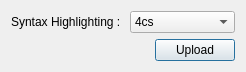
<?xml version="1.0" encoding="UTF-8"?>
<ui version="4.0">
 <class>Dialog</class>
 <widget class="QDialog" name="mainWindow">
  <property name="geometry">
   <rect>
    <x>0</x>
    <y>0</y>
    <width>226</width>
    <height>71</height>
   </rect>
  </property>
  <property name="windowTitle">
   <string>Plug-in Pastebin : syntax highlighting</string>
  </property>
  <layout class="QVBoxLayout" name="verticalLayout">
   <item>
    <layout class="QHBoxLayout" name="horizontalLayout">
     <item>
      <widget class="QLabel" name="label">
       <property name="text">
        <string>Syntax Highlighting : </string>
       </property>
      </widget>
     </item>
     <item>
      <widget class="QComboBox" name="syntax">
       <item>
        <property name="text">
         <string>4cs</string>
        </property>
       </item>
       <item>
        <property name="text">
         <string>6502acme</string>
        </property>
       </item>
       <item>
        <property name="text">
         <string>6502kickass</string>
        </property>
       </item>
       <item>
        <property name="text">
         <string>6502tasm</string>
        </property>
       </item>
       <item>
        <property name="text">
         <string>abap</string>
        </property>
       </item>
       <item>
        <property name="text">
         <string>actionscript</string>
        </property>
       </item>
       <item>
        <property name="text">
         <string>actionscript3</string>
        </property>
       </item>
       <item>
        <property name="text">
         <string>ada</string>
        </property>
       </item>
       <item>
        <property name="text">
         <string>algol68</string>
        </property>
       </item>
       <item>
        <property name="text">
         <string>apache</string>
        </property>
       </item>
       <item>
        <property name="text">
         <string>applescript</string>
        </property>
       </item>
       <item>
        <property name="text">
         <string>apt_sources</string>
        </property>
       </item>
       <item>
        <property name="text">
         <string>arm</string>
        </property>
       </item>
       <item>
        <property name="text">
         <string>asm</string>
        </property>
       </item>
       <item>
        <property name="text">
         <string>asp</string>
        </property>
       </item>
       <item>
        <property name="text">
         <string>asymptote</string>
        </property>
       </item>
       <item>
        <property name="text">
         <string>autoconf</string>
        </property>
       </item>
       <item>
        <property name="text">
         <string>autohotkey</string>
        </property>
       </item>
       <item>
        <property name="text">
         <string>autoit</string>
        </property>
       </item>
       <item>
        <property name="text">
         <string>avisynth</string>
        </property>
       </item>
       <item>
        <property name="text">
         <string>awk</string>
        </property>
       </item>
       <item>
        <property name="text">
         <string>bascomavr</string>
        </property>
       </item>
       <item>
        <property name="text">
         <string>bash</string>
        </property>
       </item>
       <item>
        <property name="text">
         <string>basic4gl</string>
        </property>
       </item>
       <item>
        <property name="text">
         <string>bibtex</string>
        </property>
       </item>
       <item>
        <property name="text">
         <string>blitzbasic</string>
        </property>
       </item>
       <item>
        <property name="text">
         <string>bnf</string>
        </property>
       </item>
       <item>
        <property name="text">
         <string>boo</string>
        </property>
       </item>
       <item>
        <property name="text">
         <string>bf</string>
        </property>
       </item>
       <item>
        <property name="text">
         <string>c</string>
        </property>
       </item>
       <item>
        <property name="text">
         <string>c_mac</string>
        </property>
       </item>
       <item>
        <property name="text">
         <string>cil</string>
        </property>
       </item>
       <item>
        <property name="text">
         <string>csharp</string>
        </property>
       </item>
       <item>
        <property name="text">
         <string>cpp</string>
        </property>
       </item>
       <item>
        <property name="text">
         <string>cpp-qt</string>
        </property>
       </item>
       <item>
        <property name="text">
         <string>c_loadrunner</string>
        </property>
       </item>
       <item>
        <property name="text">
         <string>caddcl</string>
        </property>
       </item>
       <item>
        <property name="text">
         <string>cadlisp</string>
        </property>
       </item>
       <item>
        <property name="text">
         <string>cfdg</string>
        </property>
       </item>
       <item>
        <property name="text">
         <string>chaiscript</string>
        </property>
       </item>
       <item>
        <property name="text">
         <string>clojure</string>
        </property>
       </item>
       <item>
        <property name="text">
         <string>klonec</string>
        </property>
       </item>
       <item>
        <property name="text">
         <string>klonecpp</string>
        </property>
       </item>
       <item>
        <property name="text">
         <string>cmake</string>
        </property>
       </item>
       <item>
        <property name="text">
         <string>cobol</string>
        </property>
       </item>
       <item>
        <property name="text">
         <string>coffeescript</string>
        </property>
       </item>
       <item>
        <property name="text">
         <string>cfm</string>
        </property>
       </item>
       <item>
        <property name="text">
         <string>css</string>
        </property>
       </item>
       <item>
        <property name="text">
         <string>cuesheet</string>
        </property>
       </item>
       <item>
        <property name="text">
         <string>d</string>
        </property>
       </item>
       <item>
        <property name="text">
         <string>dcl</string>
        </property>
       </item>
       <item>
        <property name="text">
         <string>dcpu16</string>
        </property>
       </item>
       <item>
        <property name="text">
         <string>dcs</string>
        </property>
       </item>
       <item>
        <property name="text">
         <string>delphi</string>
        </property>
       </item>
       <item>
        <property name="text">
         <string>oxygene</string>
        </property>
       </item>
       <item>
        <property name="text">
         <string>diff</string>
        </property>
       </item>
       <item>
        <property name="text">
         <string>div</string>
        </property>
       </item>
       <item>
        <property name="text">
         <string>dos</string>
        </property>
       </item>
       <item>
        <property name="text">
         <string>dot</string>
        </property>
       </item>
       <item>
        <property name="text">
         <string>e</string>
        </property>
       </item>
       <item>
        <property name="text">
         <string>ecmascript</string>
        </property>
       </item>
       <item>
        <property name="text">
         <string>eiffel</string>
        </property>
       </item>
       <item>
        <property name="text">
         <string>email</string>
        </property>
       </item>
       <item>
        <property name="text">
         <string>epc</string>
        </property>
       </item>
       <item>
        <property name="text">
         <string>erlang</string>
        </property>
       </item>
       <item>
        <property name="text">
         <string>fsharp</string>
        </property>
       </item>
       <item>
        <property name="text">
         <string>falcon</string>
        </property>
       </item>
       <item>
        <property name="text">
         <string>fo</string>
        </property>
       </item>
       <item>
        <property name="text">
         <string>f1</string>
        </property>
       </item>
       <item>
        <property name="text">
         <string>fortran</string>
        </property>
       </item>
       <item>
        <property name="text">
         <string>freebasic</string>
        </property>
       </item>
       <item>
        <property name="text">
         <string>freeswitch</string>
        </property>
       </item>
       <item>
        <property name="text">
         <string>gambas</string>
        </property>
       </item>
       <item>
        <property name="text">
         <string>gml</string>
        </property>
       </item>
       <item>
        <property name="text">
         <string>gdb</string>
        </property>
       </item>
       <item>
        <property name="text">
         <string>genero</string>
        </property>
       </item>
       <item>
        <property name="text">
         <string>genie</string>
        </property>
       </item>
       <item>
        <property name="text">
         <string>gettext</string>
        </property>
       </item>
       <item>
        <property name="text">
         <string>go</string>
        </property>
       </item>
       <item>
        <property name="text">
         <string>groovy</string>
        </property>
       </item>
       <item>
        <property name="text">
         <string>gwbasic</string>
        </property>
       </item>
       <item>
        <property name="text">
         <string>haskell</string>
        </property>
       </item>
       <item>
        <property name="text">
         <string>haxe</string>
        </property>
       </item>
       <item>
        <property name="text">
         <string>hicest</string>
        </property>
       </item>
       <item>
        <property name="text">
         <string>hq9plus</string>
        </property>
       </item>
       <item>
        <property name="text">
         <string>html4strict</string>
        </property>
       </item>
       <item>
        <property name="text">
         <string>html5</string>
        </property>
       </item>
       <item>
        <property name="text">
         <string>icon</string>
        </property>
       </item>
       <item>
        <property name="text">
         <string>idl</string>
        </property>
       </item>
       <item>
        <property name="text">
         <string>ini</string>
        </property>
       </item>
       <item>
        <property name="text">
         <string>inno</string>
        </property>
       </item>
       <item>
        <property name="text">
         <string>intercal</string>
        </property>
       </item>
       <item>
        <property name="text">
         <string>io</string>
        </property>
       </item>
       <item>
        <property name="text">
         <string>j</string>
        </property>
       </item>
       <item>
        <property name="text">
         <string>java</string>
        </property>
       </item>
       <item>
        <property name="text">
         <string>java5</string>
        </property>
       </item>
       <item>
        <property name="text">
         <string>javascript</string>
        </property>
       </item>
       <item>
        <property name="text">
         <string>jquery</string>
        </property>
       </item>
       <item>
        <property name="text">
         <string>kixtart</string>
        </property>
       </item>
       <item>
        <property name="text">
         <string>latex</string>
        </property>
       </item>
       <item>
        <property name="text">
         <string>ldif</string>
        </property>
       </item>
       <item>
        <property name="text">
         <string>lb</string>
        </property>
       </item>
       <item>
        <property name="text">
         <string>lsl2</string>
        </property>
       </item>
       <item>
        <property name="text">
         <string>lisp</string>
        </property>
       </item>
       <item>
        <property name="text">
         <string>llvm</string>
        </property>
       </item>
       <item>
        <property name="text">
         <string>locobasic</string>
        </property>
       </item>
       <item>
        <property name="text">
         <string>logtalk</string>
        </property>
       </item>
       <item>
        <property name="text">
         <string>lolcode</string>
        </property>
       </item>
       <item>
        <property name="text">
         <string>lotusformulas</string>
        </property>
       </item>
       <item>
        <property name="text">
         <string>lotusscript</string>
        </property>
       </item>
       <item>
        <property name="text">
         <string>lscript</string>
        </property>
       </item>
       <item>
        <property name="text">
         <string>lua</string>
        </property>
       </item>
       <item>
        <property name="text">
         <string>m68k</string>
        </property>
       </item>
       <item>
        <property name="text">
         <string>magiksf</string>
        </property>
       </item>
       <item>
        <property name="text">
         <string>make</string>
        </property>
       </item>
       <item>
        <property name="text">
         <string>mapbasic</string>
        </property>
       </item>
       <item>
        <property name="text">
         <string>matlab</string>
        </property>
       </item>
       <item>
        <property name="text">
         <string>mirc</string>
        </property>
       </item>
       <item>
        <property name="text">
         <string>mmix</string>
        </property>
       </item>
       <item>
        <property name="text">
         <string>modula2</string>
        </property>
       </item>
       <item>
        <property name="text">
         <string>modula3</string>
        </property>
       </item>
       <item>
        <property name="text">
         <string>68000devpac</string>
        </property>
       </item>
       <item>
        <property name="text">
         <string>mpasm</string>
        </property>
       </item>
       <item>
        <property name="text">
         <string>mxml</string>
        </property>
       </item>
       <item>
        <property name="text">
         <string>mysql</string>
        </property>
       </item>
       <item>
        <property name="text">
         <string>nagios</string>
        </property>
       </item>
       <item>
        <property name="text">
         <string>newlisp</string>
        </property>
       </item>
       <item>
        <property name="text">
         <string>text</string>
        </property>
       </item>
       <item>
        <property name="text">
         <string>nsis</string>
        </property>
       </item>
       <item>
        <property name="text">
         <string>oberon2</string>
        </property>
       </item>
       <item>
        <property name="text">
         <string>objeck</string>
        </property>
       </item>
       <item>
        <property name="text">
         <string>objc</string>
        </property>
       </item>
       <item>
        <property name="text">
         <string>ocaml-brief</string>
        </property>
       </item>
       <item>
        <property name="text">
         <string>ocaml</string>
        </property>
       </item>
       <item>
        <property name="text">
         <string>octave</string>
        </property>
       </item>
       <item>
        <property name="text">
         <string>pf</string>
        </property>
       </item>
       <item>
        <property name="text">
         <string>glsl</string>
        </property>
       </item>
       <item>
        <property name="text">
         <string>oobas</string>
        </property>
       </item>
       <item>
        <property name="text">
         <string>oracle11</string>
        </property>
       </item>
       <item>
        <property name="text">
         <string>oracle8</string>
        </property>
       </item>
       <item>
        <property name="text">
         <string>oz</string>
        </property>
       </item>
       <item>
        <property name="text">
         <string>parasail</string>
        </property>
       </item>
       <item>
        <property name="text">
         <string>parigp</string>
        </property>
       </item>
       <item>
        <property name="text">
         <string>pascal</string>
        </property>
       </item>
       <item>
        <property name="text">
         <string>pawn</string>
        </property>
       </item>
       <item>
        <property name="text">
         <string>pcre</string>
        </property>
       </item>
       <item>
        <property name="text">
         <string>per</string>
        </property>
       </item>
       <item>
        <property name="text">
         <string>perl</string>
        </property>
       </item>
       <item>
        <property name="text">
         <string>perl6</string>
        </property>
       </item>
       <item>
        <property name="text">
         <string>php</string>
        </property>
       </item>
       <item>
        <property name="text">
         <string>php-brief</string>
        </property>
       </item>
       <item>
        <property name="text">
         <string>pic16</string>
        </property>
       </item>
       <item>
        <property name="text">
         <string>pike</string>
        </property>
       </item>
       <item>
        <property name="text">
         <string>pixelbender</string>
        </property>
       </item>
       <item>
        <property name="text">
         <string>plsql</string>
        </property>
       </item>
       <item>
        <property name="text">
         <string>postgresql</string>
        </property>
       </item>
       <item>
        <property name="text">
         <string>povray</string>
        </property>
       </item>
       <item>
        <property name="text">
         <string>powershell</string>
        </property>
       </item>
       <item>
        <property name="text">
         <string>powerbuilder</string>
        </property>
       </item>
       <item>
        <property name="text">
         <string>proftpd</string>
        </property>
       </item>
       <item>
        <property name="text">
         <string>progress</string>
        </property>
       </item>
       <item>
        <property name="text">
         <string>prolog</string>
        </property>
       </item>
       <item>
        <property name="text">
         <string>properties</string>
        </property>
       </item>
       <item>
        <property name="text">
         <string>providex</string>
        </property>
       </item>
       <item>
        <property name="text">
         <string>purebasic</string>
        </property>
       </item>
       <item>
        <property name="text">
         <string>pycon</string>
        </property>
       </item>
       <item>
        <property name="text">
         <string>python</string>
        </property>
       </item>
       <item>
        <property name="text">
         <string>pys60</string>
        </property>
       </item>
       <item>
        <property name="text">
         <string>q</string>
        </property>
       </item>
       <item>
        <property name="text">
         <string>qbasic</string>
        </property>
       </item>
       <item>
        <property name="text">
         <string>rsplus</string>
        </property>
       </item>
       <item>
        <property name="text">
         <string>rails</string>
        </property>
       </item>
       <item>
        <property name="text">
         <string>rebol</string>
        </property>
       </item>
       <item>
        <property name="text">
         <string>reg</string>
        </property>
       </item>
       <item>
        <property name="text">
         <string>rexx</string>
        </property>
       </item>
       <item>
        <property name="text">
         <string>robots</string>
        </property>
       </item>
       <item>
        <property name="text">
         <string>rpmspec</string>
        </property>
       </item>
       <item>
        <property name="text">
         <string>ruby</string>
        </property>
       </item>
       <item>
        <property name="text">
         <string>gnuplot</string>
        </property>
       </item>
       <item>
        <property name="text">
         <string>sas</string>
        </property>
       </item>
       <item>
        <property name="text">
         <string>scala</string>
        </property>
       </item>
       <item>
        <property name="text">
         <string>scheme</string>
        </property>
       </item>
       <item>
        <property name="text">
         <string>scilab</string>
        </property>
       </item>
       <item>
        <property name="text">
         <string>sdlbasic</string>
        </property>
       </item>
       <item>
        <property name="text">
         <string>smalltalk</string>
        </property>
       </item>
       <item>
        <property name="text">
         <string>smarty</string>
        </property>
       </item>
       <item>
        <property name="text">
         <string>spark</string>
        </property>
       </item>
       <item>
        <property name="text">
         <string>sparql</string>
        </property>
       </item>
       <item>
        <property name="text">
         <string>sql</string>
        </property>
       </item>
       <item>
        <property name="text">
         <string>stonescript</string>
        </property>
       </item>
       <item>
        <property name="text">
         <string>systemverilog</string>
        </property>
       </item>
       <item>
        <property name="text">
         <string>tsql</string>
        </property>
       </item>
       <item>
        <property name="text">
         <string>tcl</string>
        </property>
       </item>
       <item>
        <property name="text">
         <string>teraterm</string>
        </property>
       </item>
       <item>
        <property name="text">
         <string>thinbasic</string>
        </property>
       </item>
       <item>
        <property name="text">
         <string>typoscript</string>
        </property>
       </item>
       <item>
        <property name="text">
         <string>unicon</string>
        </property>
       </item>
       <item>
        <property name="text">
         <string>uscript</string>
        </property>
       </item>
       <item>
        <property name="text">
         <string>ups</string>
        </property>
       </item>
       <item>
        <property name="text">
         <string>urbi</string>
        </property>
       </item>
       <item>
        <property name="text">
         <string>vala</string>
        </property>
       </item>
       <item>
        <property name="text">
         <string>vbnet</string>
        </property>
       </item>
       <item>
        <property name="text">
         <string>vedit</string>
        </property>
       </item>
       <item>
        <property name="text">
         <string>verilog</string>
        </property>
       </item>
       <item>
        <property name="text">
         <string>vhdl</string>
        </property>
       </item>
       <item>
        <property name="text">
         <string>vim</string>
        </property>
       </item>
       <item>
        <property name="text">
         <string>visualprolog</string>
        </property>
       </item>
       <item>
        <property name="text">
         <string>vb</string>
        </property>
       </item>
       <item>
        <property name="text">
         <string>visualfoxpro</string>
        </property>
       </item>
       <item>
        <property name="text">
         <string>whitespace</string>
        </property>
       </item>
       <item>
        <property name="text">
         <string>whois</string>
        </property>
       </item>
       <item>
        <property name="text">
         <string>winbatch</string>
        </property>
       </item>
       <item>
        <property name="text">
         <string>xbasic</string>
        </property>
       </item>
       <item>
        <property name="text">
         <string>xml</string>
        </property>
       </item>
       <item>
        <property name="text">
         <string>xorg_conf</string>
        </property>
       </item>
       <item>
        <property name="text">
         <string>xpp</string>
        </property>
       </item>
       <item>
        <property name="text">
         <string>yaml</string>
        </property>
       </item>
       <item>
        <property name="text">
         <string>z80</string>
        </property>
       </item>
       <item>
        <property name="text">
         <string>zxbasic</string>
        </property>
       </item>
      </widget>
     </item>
     <item>
      <spacer name="horizontalSpacer_2">
       <property name="orientation">
        <enum>Qt::Horizontal</enum>
       </property>
       <property name="sizeHint" stdset="0">
        <size>
         <width>40</width>
         <height>20</height>
        </size>
       </property>
      </spacer>
     </item>
    </layout>
   </item>
   <item>
    <layout class="QHBoxLayout" name="horizontalLayout_2">
     <item>
      <spacer name="horizontalSpacer">
       <property name="orientation">
        <enum>Qt::Horizontal</enum>
       </property>
       <property name="sizeHint" stdset="0">
        <size>
         <width>40</width>
         <height>20</height>
        </size>
       </property>
      </spacer>
     </item>
     <item>
      <widget class="QPushButton" name="upload">
       <property name="text">
        <string>Upload</string>
       </property>
      </widget>
     </item>
    </layout>
   </item>
  </layout>
 </widget>
 <resources/>
 <connections/>
</ui>
